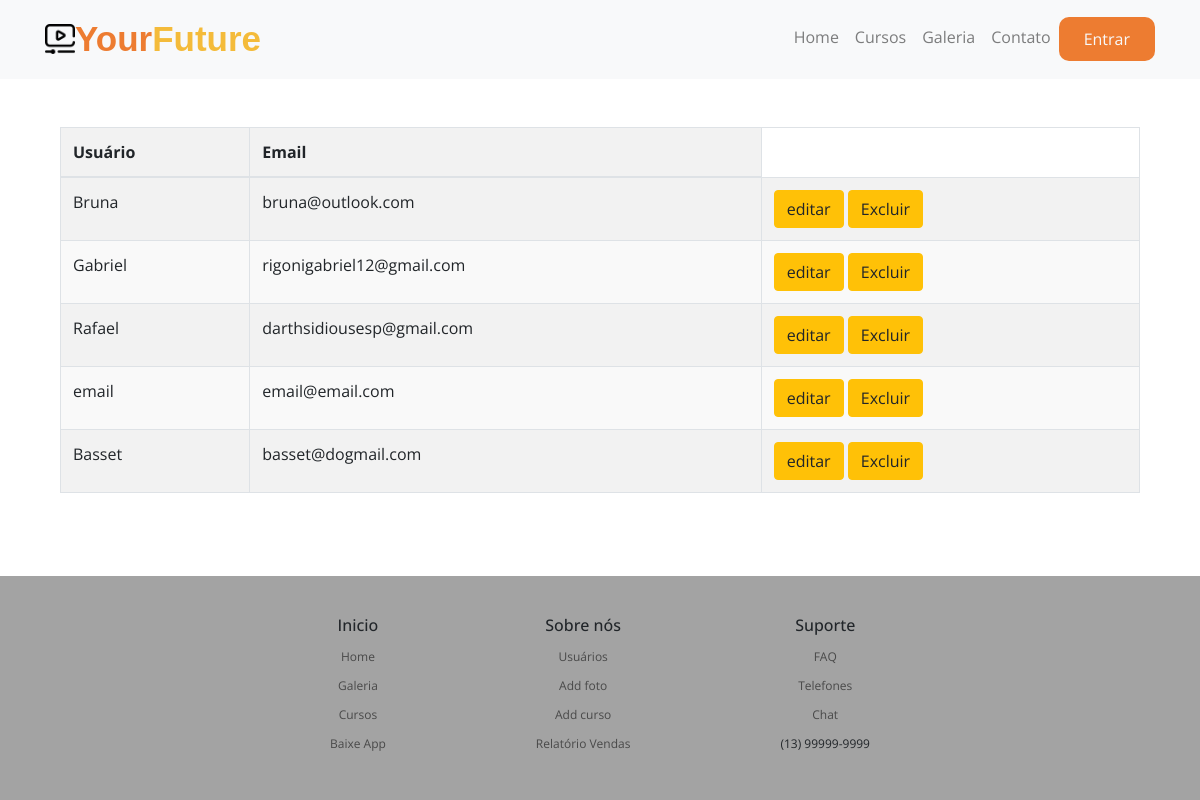
Page /usuarios/ (signed in) on the committed database.
### app/models.py (models this page shows, shortened)
class Usuario(models.Model):
    nome = models.CharField(max_length = 255)
    email = models.EmailField(unique = True)
    senha = models.CharField(max_length = 100)
    foto = models.ImageField(upload_to='usuarios/')

### app/views.py (the view)
# urls.py: path('usuarios/', views.exibir_user, name='exibir_user'),
def exibir_user(request):
    if not request.session.get('email'):
        messages.error(request, "Você precisa estar logado para acessar a lista de usuários")
        return redirect('index')
    users = Usuario.objects.all()
    return render(request, 'usuarios.html', {'users': users})

### app/templates/usuarios.html (shortened to what this page needs)
{% extends 'base.html' %}
{% load static %}
{% block content %}
<div class="container mt-4">
    <table class="table table-striped table-bordered">
        <thead>
            <tr>
                <th>Usuário</th>
                <th>Email</th>
            </tr>
        </thead>
        <tbody>
            {% for user in users %}
            <tr>
                <td>{{ user.nome }}</td>
                <td>{{ user.email }}</td>
                <td>
                    <a href = "{% url 'editar_usuario' user.id %}" class="btn btn-warning">editar</a>
                    <a href = "{% url 'excluir_usuario' user.id %}" class="btn btn-warning">Excluir</a>
            </tr>
            {% endfor %}
        </tbody>
    </table>
</div>
{% endblock %}

### app/static/css/style.css (style rules this page uses)
html, body { height: 100%; margin: 0; display: flex; flex-direction: column; font-family: 'Open Sans', sans-serif; }
table { width: 100%; border-collapse: collapse; margin-top: 20px; }
th, td { border: 1px solid #ddd; padding: 8px; text-align: left; }
th { background-color: #f2f2f2; font-weight: bold; }
tr:nth-child(even) { background-color: #f9f9f9; }

### rows in the picture
Usuario: nome "Bruna", email "bruna@outlook.com"
Usuario: nome "Gabriel", email "rigonigabriel12@gmail.com"
Usuario: nome "Rafael", email "darthsidiousesp@gmail.com"
Usuario: nome "email", email "email@email.com"
Usuario: nome "Basset", email "basset@dogmail.com"
